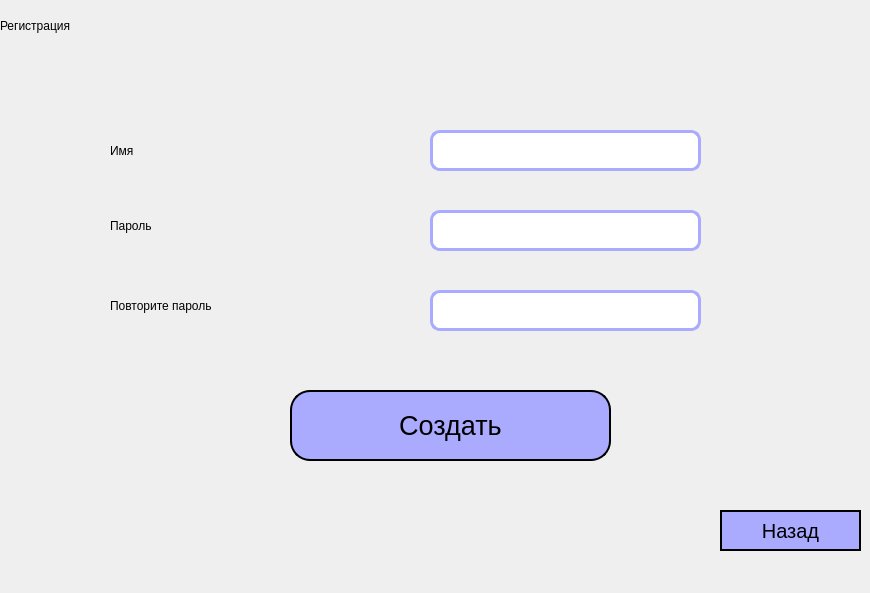
    <widget class="QWidget" name="page_2">
     <widget class="QLabel" name="label_4">
      <property name="geometry">
       <rect>
        <x>0</x>
        <y>0</y>
        <width>511</width>
        <height>51</height>
       </rect>
      </property>
      <property name="styleSheet">
       <string notr="true">font: 2000 20pt &quot;Rockwell Extra Bold&quot;;</string>
      </property>
      <property name="text">
       <string>Регистрация</string>
      </property>
     </widget>
     <widget class="QLabel" name="label_5">
      <property name="geometry">
       <rect>
        <x>110</x>
        <y>125</y>
        <width>281</width>
        <height>51</height>
       </rect>
      </property>
      <property name="styleSheet">
       <string notr="true">font: 2000 15pt &quot;Rockwell Extra Bold&quot;;</string>
      </property>
      <property name="text">
       <string>Имя</string>
      </property>
     </widget>
     <widget class="QLabel" name="label_6">
      <property name="geometry">
       <rect>
        <x>110</x>
        <y>200</y>
        <width>281</width>
        <height>51</height>
       </rect>
      </property>
      <property name="styleSheet">
       <string notr="true">font: 2000 15pt &quot;Rockwell Extra Bold&quot;;</string>
      </property>
      <property name="text">
       <string>Пароль</string>
      </property>
     </widget>
     <widget class="QLineEdit" name="lineEdit_regName">
      <property name="geometry">
       <rect>
        <x>430</x>
        <y>130</y>
        <width>271</width>
        <height>41</height>
       </rect>
      </property>
      <property name="styleSheet">
       <string notr="true">

QLineEdit{
	font: 2000 5pt &quot;Arial Black&quot;;
	border: 3px solid rgb(170, 170, 255);

	font-size: 20px;	
	border-radius: 10px;	
	color:black;
}</string>
      </property>
     </widget>
     <widget class="QLineEdit" name="lineEdit_regPass">
      <property name="geometry">
       <rect>
        <x>430</x>
        <y>210</y>
        <width>271</width>
        <height>41</height>
       </rect>
      </property>
      <property name="styleSheet">
       <string notr="true">QLineEdit{
	font: 2000 5pt &quot;Arial Black&quot;;
	border: 3px solid rgb(170, 170, 255);

	font-size: 20px;	
	border-radius: 10px;	
	color:black;
}</string>
      </property>
     </widget>
     <widget class="QLineEdit" name="lineEdit_regConfirmPass">
      <property name="geometry">
       <rect>
        <x>430</x>
        <y>290</y>
        <width>271</width>
        <height>41</height>
       </rect>
      </property>
      <property name="styleSheet">
       <string notr="true">QLineEdit{
	font: 2000 5pt &quot;Arial Black&quot;;
	border: 3px solid rgb(170, 170, 255);

	font-size: 20px;	
	border-radius: 10px;	
	color:black;
}</string>
      </property>
     </widget>
     <widget class="QLabel" name="label_7">
      <property name="geometry">
       <rect>
        <x>110</x>
        <y>290</y>
        <width>321</width>
        <height>31</height>
       </rect>
      </property>
      <property name="styleSheet">
       <string notr="true">font: 2000 15pt &quot;Rockwell Extra Bold&quot;;</string>
      </property>
      <property name="text">
       <string>Повторите пароль</string>
      </property>
     </widget>
     <widget class="QPushButton" name="pushButton_CreateNewAcc">
      <property name="geometry">
       <rect>
        <x>290</x>
        <y>390</y>
        <width>321</width>
        <height>71</height>
       </rect>
      </property>
      <property name="styleSheet">
       <string notr="true">
QPushButton{
	font: 2000 15pt &quot;Rockwell Extra Bold&quot;;
	border: 2px solid black;
	background-color:rgb(170, 170, 255);
	font-size: 27px;	
	border-radius: 20px;	
	color:black;
}

QPushButton:pressed
{
	background-color:black;
}

QPushButton:hover
{
	background-color: rgb(14, 118, 255);
}</string>
      </property>
      <property name="text">
       <string>Создать</string>
      </property>
     </widget>
     <widget class="QPushButton" name="pushButton_backFromNewAcc">
      <property name="geometry">
       <rect>
        <x>720</x>
        <y>510</y>
        <width>141</width>
        <height>41</height>
       </rect>
      </property>
      <property name="styleSheet">
       <string notr="true">
QPushButton{
	font: 2000 15pt &quot;Rockwell Extra Bold&quot;;
	border: 2px solid black;
	background-color:rgb(170, 170, 255);
	font-size: 20px;	
	color:black;
}

QPushButton:pressed
{
	background-color:black;
}

QPushButton:hover
{
	background-color: rgb(14, 118, 255);
}</string>
      </property>
      <property name="text">
       <string>Назад</string>
      </property>
     </widget>
     <widget class="QLabel" name="label_creationResult">
      <property name="geometry">
       <rect>
        <x>10</x>
        <y>510</y>
        <width>701</width>
        <height>24</height>
       </rect>
      </property>
      <property name="text">
       <string/>
      </property>
     </widget>
     <widget class="QLabel" name="label_differentPasswords">
      <property name="geometry">
       <rect>
        <x>10</x>
        <y>560</y>
        <width>591</width>
        <height>24</height>
       </rect>
      </property>
      <property name="text">
       <string/>
      </property>
     </widget>
    </widget>
